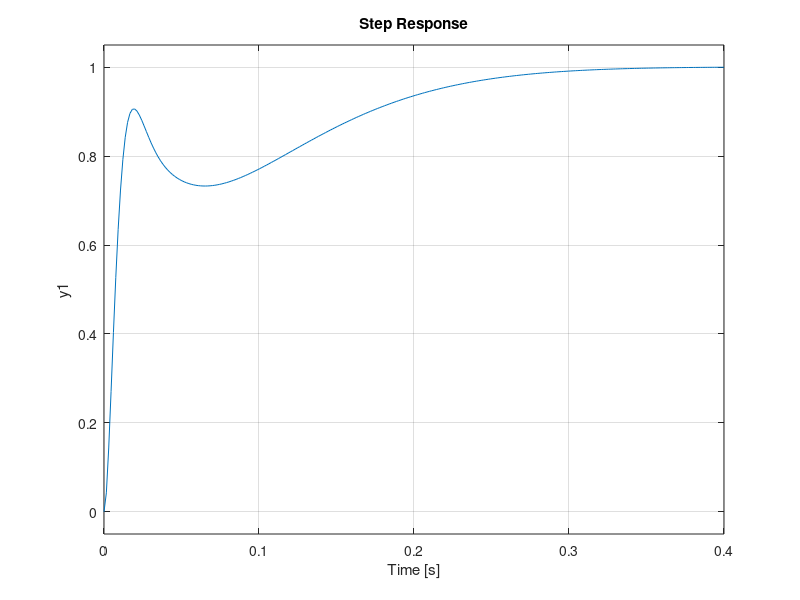

Reproduce this figure in MATLAB. (Note: this script raises an error after producing the figure.)
%% Controller for IMECE Paper
% 1/31/22
% Connor Herron
clc; clear;

kff = 226.6/1000;
eta = 0.27;
w_n = 7.08*2*pi;

Plant = kff*tf(w_n^2,[1 2*eta*w_n w_n^2]);

% targets:
PO = 0.1;
ts = 0.2;


%% build pid controller
Kp = 5.76;    
Ki = 100.4;
Kd = 0.279;

% Kp = 30;    
% Ki = 2;
% Kd = 0.25;

Tf = 0.00304;
C = pid(Kp, Ki, Kd, Tf);

cl_Plant = feedback(C*Plant,1);




%% simulations

step(cl_Plant)

%% Make a nice plot
opts.Colors     = get(groot,'defaultAxesColorOrder');
opts.saveFolder = 'img/';
opts.width      = 8;
opts.height     = 6;
opts.fontType   = 'Times';
opts.fontSize   = 9;

load force_step.mat



fig = figure; clf


plot(t,force_output,'LineWidth',1.8)
hold on
plot(t,des_force,'--','LineWidth',1.8)



axis tight
ylim([-10 340])
%ylim([-320 320])
xlim([0 0.5])
xlabel('Time (s)')
ylabel('Force (N)')
legend('Output Force','Desired Force','Location','southeast')

% scaling
fig.Units               = 'centimeters';
fig.Position(3)         = opts.width;
fig.Position(4)         = opts.height;

% set text properties
set(fig.Children, ...
    'FontName',     'Times', ...
    'FontSize',     9);
set(legend,'fontsize',7);
% remove unnecessary white space
set(gca,'LooseInset',max(get(gca,'TightInset'), 0.02))

% export to png
fig.PaperPositionMode   = 'auto';
print([opts.saveFolder 'my_figure_step'], '-dpng', '-r600')
